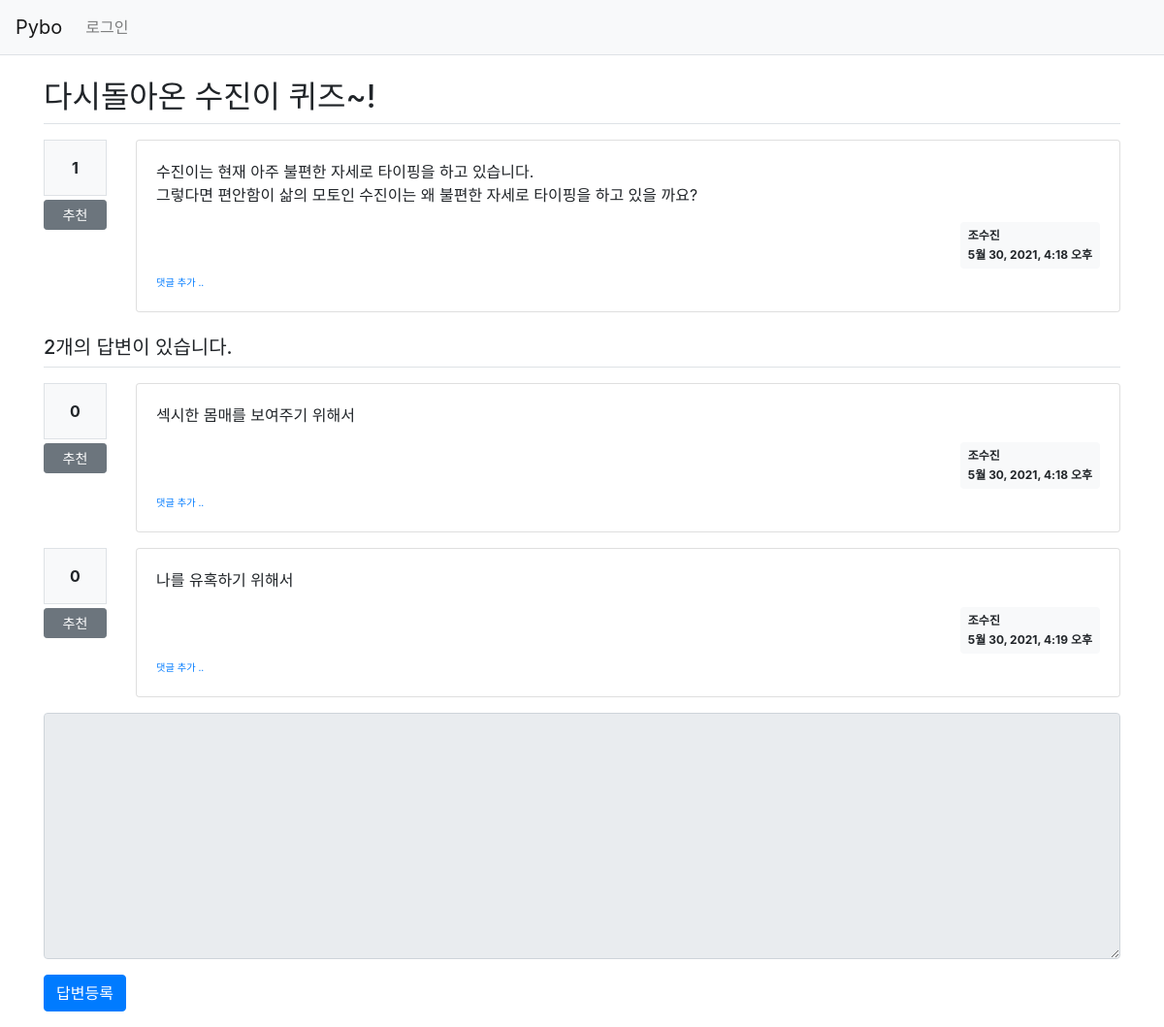
Page /pybo/311/ on the committed database.
### pybo/models.py (models this page shows, shortened)
class Question(models.Model):
    author = models.ForeignKey(User, on_delete=models.CASCADE, related_name='author_question')
    subject = models.CharField(max_length=200)
    content = models.TextField()
    create_date = models.DateTimeField()
    modify_date = models.DateTimeField(null=True, blank=True)
    voter = models.ManyToManyField(User, related_name='voter_question')

class Answer(models.Model):
    author = models.ForeignKey(User, on_delete=models.CASCADE, related_name='author_answer')
    question = models.ForeignKey(Question, on_delete=models.CASCADE)
    content = models.TextField()
    create_date = models.DateTimeField()
    modify_date = models.DateTimeField(null=True, blank=True)
    voter = models.ManyToManyField(User, related_name='voter_answer')

### pybo/views/base_views.py (the view)
# urls.py: path('<int:question_id>/', base_views.detail, name='detail'),
def detail(request, question_id):
    question = get_object_or_404(Question, pk=question_id)
    context = {'question': question}
    return render(request, 'pybo/question_detail.html', context)

### pybo/templatetags/pybo_filter.py (called while the page is built)
@register.filter()
def mark(value):
    extensions = ["nl2br", "fenced_code"]
    return mark_safe(markdown.markdown(value, extensions=extensions))

### templates/pybo/question_detail.html (shortened to what this page needs)
{% extends 'base.html' %}
{% load pybo_filter %}
{% block content %}
<div class="container my-3">
    <h2 class="border-bottom py-2">{{ question.subject }}</h2>
    <div class="row my-3">
        <div class="col-1">
            <div class="bg-light text-center p-3 border font-weight-bolder mb-1">{{question.voter.count}}</div>
            <a href="#" data-uri="{% url 'pybo:vote_question' question.id  %}"
               class="recommend btn btn-sm btn-secondary btn-block my-1">추천</a>
        </div>
        <div class="col-11">
            <div class="card">
                <div class="card-body">
                    <div class="card-text">{{ question.content|mark }}</div>
                    <div class="d-flex justify-content-end">
                        <div class="badge badge-light p-2 text-left">
                            <div class="mb-2">{{ question.author.username }}</div>
                            <div>{{ question.create_date }}</div>
                        </div>
                    </div>
                    <div>
                        <a href="{% url 'pybo:comment_create_question' question.id  %}"
                           class="small"><small>댓글 추가 ..</small></a>
                    </div>
                </div>
            </div>
        </div>
    </div>
    <h5 class="border-bottom my-3 py-2">{{question.answer_set.count}}개의 답변이 있습니다.</h5>
    {% for answer in question.answer_set.all %}
    <div class="row my-3">
        <div class="col-1">
            <div class="bg-light text-center p-3 border font-weight-bolder mb-1">{{answer.voter.count}}</div>
            <a href="#" data-uri="{% url 'pybo:vote_answer' answer.id  %}"
                class="recommend btn btn-sm btn-secondary btn-block my-1">추천</a>
        </div>
        <div class="col-11">
            <div class="card">
                <div class="card-body">
                    <div class="card-text">{{ answer.content|mark }}</div>
                    <div class="d-flex justify-content-end">
                        <div class="badge badge-light p-2 text-left">
                            <div class="mb-2">{{ answer.author.username }}</div>
                            <div>{{ answer.create_date }}</div>
                        </div>
                    </div>
                    <div>
                        <a href="{% url 'pybo:comment_create_answer' answer.id  %}"
                           class="small"><small>댓글 추가 ..</small></a>
                    </div>
                </div>
            </div>
        </div>
    </div>
    {% endfor %}
    <form action="{% url 'pybo:answer_create' question.id %}" method="post" class="my-3">
        <div class="form-group">
            <textarea {% if not user.is_authenticated %}disabled{% endif %}
              name="content" id="content" class="form-control" rows="10"></textarea>
        </div>
        <input type="submit" value="답변등록" class="btn btn-primary">
    </form>
</div>
{% endblock %}

### rows in the picture
Question: subject "다시돌아온 수진이 퀴즈~!", voter.count "1", content|mark "수진이는 현재 아주 불편한 자세로 타이핑을 하고 있습니다. 그렇다면 편안함이 삶의 모토인 수진이는 왜 불편한 자세로 타이핑을 하고 있을 까요?", author.username "조수진", create_date "5월 30, 2021, 4:18 오후", answer_set.count "2"
Answer: voter.count "0", content|mark "섹시한 몸매를 보여주기 위해서", author.username "조수진", create_date "5월 30, 2021, 4:18 오후"
Answer: voter.count "0", content|mark "나를 유혹하기 위해서", author.username "조수진", create_date "5월 30, 2021, 4:19 오후"
